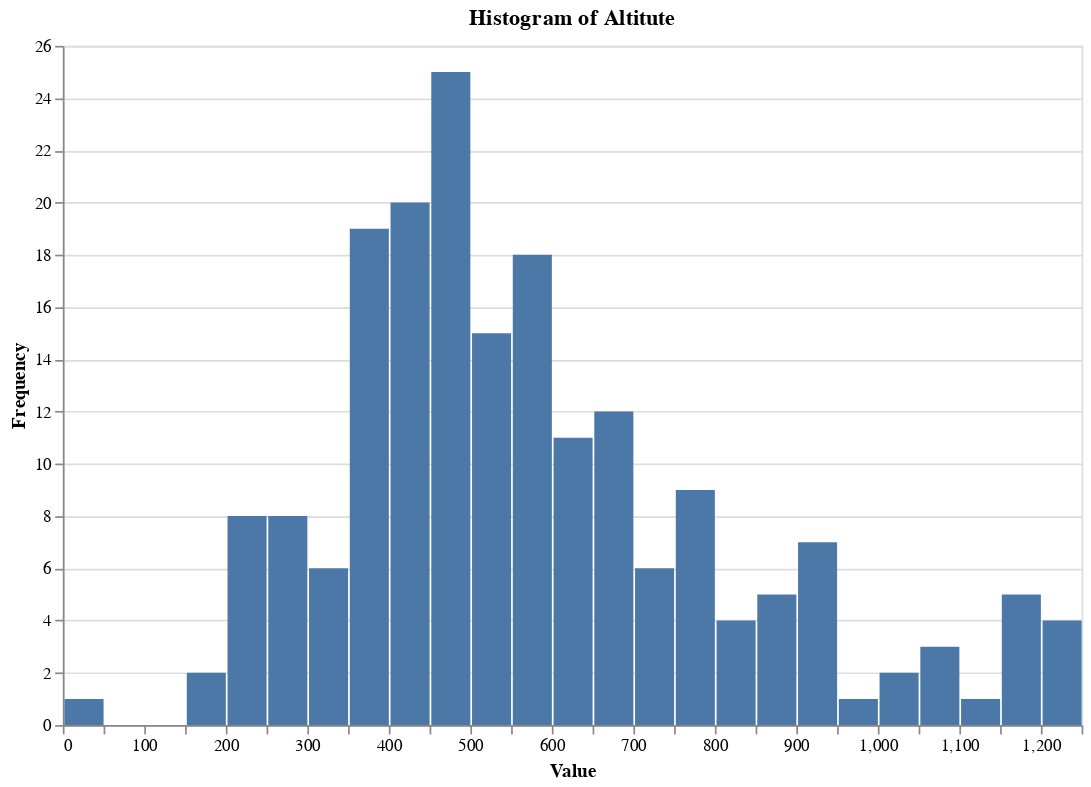

The notebook cell this image was saved under:
### Code cell
query = """
SELECT
    name,
    altitude,
    superelevation
FROM source.launches
WHERE active
"""
launches = pd.read_sql(query, engine)
histogram = alt.Chart(launches).mark_bar().encode(
    alt.X('altitude:Q', bin=alt.Bin(maxbins=30), title='Value'),
    alt.Y('count()', title='Frequency')
).properties(
    width=600,
    height=400,
    title='Histogram of Altitute'
)
alt.data_transformers.disable_max_rows()
histogram.show()

### Figure 1 — Vega-Lite specification as saved in the notebook (floating-point values rounded to 4 significant figures; data arrays with more than 128 entries replaced by an {"elided": "..."} marker saying what was removed)
{"$schema": "https://vega.github.io/schema/vega-lite/v5.17.0.json", "config": {"view": {"continuousHeight": 300, "continuousWidth": 300}}, "data": {"name": "data-630f346cd9c056593625fea69bda6cf9"}, "datasets": {"data-630f346cd9c056593625fea69bda6cf9": {"elided": "192 records"}}, "encoding": {"x": {"bin": {"maxbins": 30}, "field": "altitude", "title": "Value", "type": "quantitative"}, "y": {"aggregate": "count", "title": "Frequency", "type": "quantitative"}}, "height": 400, "mark": {"type": "bar"}, "title": "Histogram of Altitute", "width": 600}
